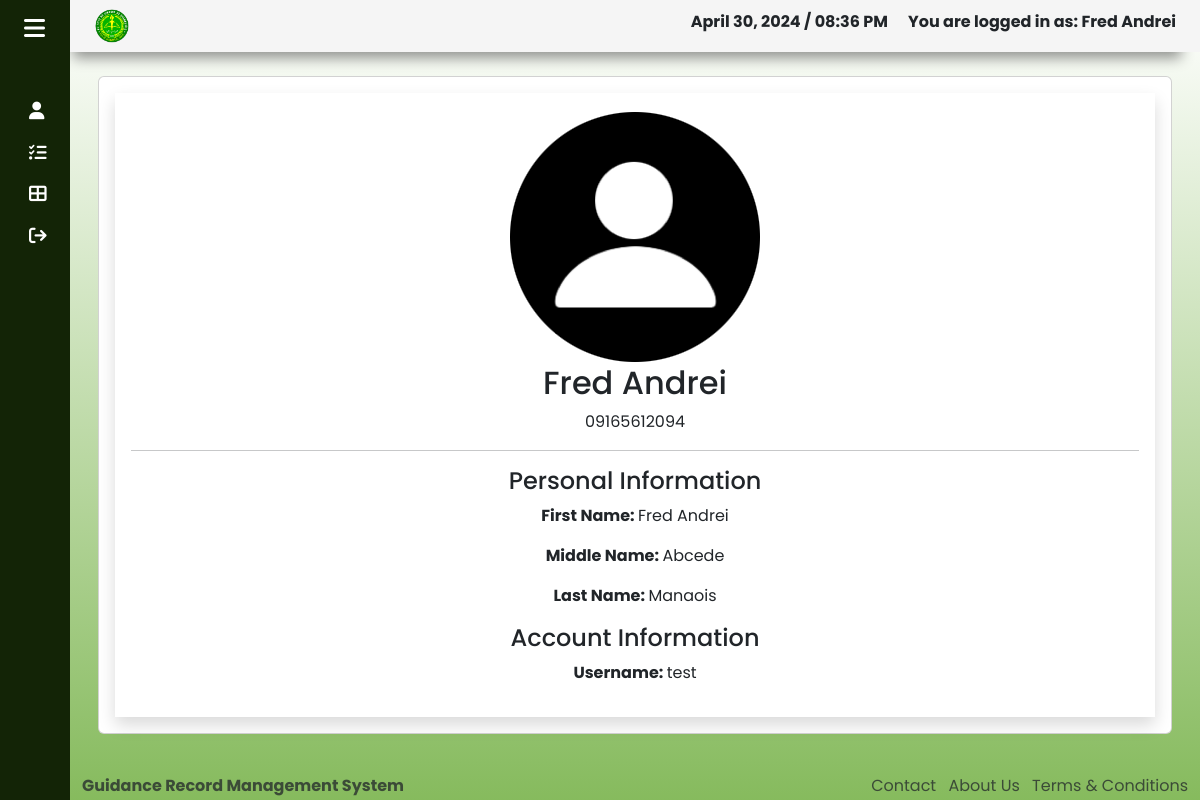
The page /staffProfile.php (signed in) on the database its author committed.
### tables this page shows
CREATE TABLE `staff` (
  `staff_ID` int(11) NOT NULL,
  `staff_firstName` varchar(45) NOT NULL,
  `staff_middleName` varchar(45) NOT NULL,
  `staff_lastName` varchar(45) NOT NULL,
  `staff_contactNum` varchar(12) NOT NULL,
  `username` varchar(45) NOT NULL,
  `password` varchar(255) NOT NULL
);

### staffProfile.php (the view, shortened to what this page needs)
<?php
    include('functions.php');
    $adminQuery = "SELECT * FROM staff";
    $resultQuery = mysqli_query($conn, $adminQuery);
    while ($row = mysqli_fetch_assoc($resultQuery)) {
        $firstName = $row['staff_firstName'];
        $middleName = $row['staff_middleName'];
        $lastName = $row['staff_lastName'];
        $contactNum = $row['staff_contactNum'];
        $username = $row['username'];
?>
<!DOCTYPE html>
<html>
<head>
    <link rel="stylesheet" href="css/bootstrap.min.css">
    <link rel="stylesheet" href="assets/fontawesome/css/all.css">
    <link href="https://cdn.lineicons.com/4.0/lineicons.css" rel="stylesheet">
    <link rel="stylesheet" href="css/home.css">
    <link rel="stylesheet" href="/icons/font-awe/css/all.css">
</head>
<body>
    <div class="wrapper">
        <aside id="sidebar" style="position: fixed; height: 100%;">
            <div class="d-flex">
                <button class="toggle-btn" type="button">
                    <i class="fa-solid fa-bars"></i> </button>
            </div>
            <ul class="sidebar-nav">
                <li class="sidebar-item">
                    <a href="adminprofile.php" class="sidebar-link">
                        <i class="fa-solid fa-user"></i>
                    </a>
                </li>
                <li class="sidebar-item">
                    <a href="admin.php" class="sidebar-link">
                        <i class="fa-solid fa-list-check"></i>
                    </a>
                </li>
                <li class="sidebar-item">
                    <a href="#" class="sidebar-link collapsed has-dropdown" data-bs-toggle="collapse"
                        data-bs-target="#multi" aria-expanded="false" aria-controls="multi">
                        <i class="fa-solid fa-table-cells-large"></i>
                    </a>
                </li>
                <li class="sidebar-item">
                    <a role="button" class="sidebar-link" onclick="confirmLogout()">
                        <i class="fa-solid fa-arrow-right-from-bracket"></i>
                    </a>
                </li>
            </ul>
        </aside>
        <div class="main">
            <nav class="navbar d-flex px-4 py-2" style="background-color: #f5f5f5; box-shadow: -8px 17px 14px -11px rgba(0,0,0,0.42); -webkit-box-shadow: -8px 17px 14px -11px rgba(0,0,0,0.42); -moz-box-shadow: -8px 17px 14px -11px rgba(0,0,0,0.42);">
                <a href="home.php"><img src="images/kld-logo.png" alt="" class="img-fluid" style="max-width: 3vw;"></a>
                <p id="currentTime" class="h6 fw-bold ms-auto" style="margin-right: 20px">Time</p>
                <p class="h6 fw-bold">You are logged in as: <?php echo $_SESSION['userSession'] ?></p>
            </nav>
            <main class="content px-3 py-4">
                <div class="container">
                    <div class="card mb-3 px-3 py-3">
                        <div class="shadow w-350 p-3 text-center">
                            <img src="images/temp-logo.png" class="avatar img-fluid" alt="">
                                <h2 class="text-center"><?php echo $firstName ?></h2>
                                    <p class="text-center"><?php echo $contactNum ?></p>
                                <hr>
                                <div class="personal-information mb-3">
                                    <h4>Personal Information</h4>
                                    <p><strong>First Name: </strong><?php echo $firstName ?></p>
                                    <p><strong>Middle Name: </strong><?php echo $middleName ?></p>
                                    <p><strong>Last Name: </strong><?php echo $lastName ?></p>
                                </div>
                            <div class="account-information">
                                <h4>Account Information</h4>
                                <p><strong>Username: </strong><?php echo $username ?></p>
                            </div>
                        </div>
                    </div>
                </div>
            </main>
            <footer class="footer">
                <div class="container-fluid">
                    <div class="row text-body-secondary">
                        <div class="col-6 text-start ">
                            <a class="text-body-secondary" href=" #">
                                <strong>Guidance Record Management System</strong>
                            </a>
                        </div>
                        <div class="col-6 text-end text-body-secondary d-none d-md-block">
                            <ul class="list-inline mb-0">
                                <li class="list-inline-item">
                                    <a class="text-body-secondary" href="#">Contact</a>
                                </li>
                                <li class="list-inline-item">
                                    <a class="text-body-secondary" href="#">About Us</a>
                                </li>
                                <li class="list-inline-item">
                                    <a class="text-body-secondary" href="#">Terms & Conditions</a>
                                </li>
                            </ul>
                        </div>
                    </div>
                </div>
            </footer>
        </div>
    </div>
    <?php
        }
    ?>
</body>
</html>

### css/home.css (style rules this page uses)
a { text-decoration: none; }
li { list-style: none; }
body { font-family: 'Poppins', sans-serif; }
.wrapper { display: flex; }
.main { margin-left: 70px; display: flex; flex-direction: column; min-height: 100vh; width: 100%; overflow: hidden; transition: all 0.35s ease-in-out; background: rgb(255,255,255); background: linear-gradient(180deg, rgba(255,255,255,1) 0%, rgba(110, 173, 61,1) 120%); min-width: 0; z-index:80; }
#sidebar { position: fixed; height: 100%; width: 70px; min-width: 70px; z-index: 1000; transition: all .25s ease-in-out; background-color:rgb(19, 36, 6); display: flex; flex-direction: column; }
.toggle-btn { background-color: transparent; cursor: pointer; border: 0; padding: 1rem 1.5rem; }
.toggle-btn i { font-size: 1.5rem; color: #FFF; }
.sidebar-nav { padding: 2rem 0; flex: 1 1 auto; }
a.sidebar-link { padding: .625rem 1.625rem; color: #FFF; display: block; font-size: 0.9rem; white-space: nowrap; border-left: 3px solid transparent; }
.sidebar-link i, .dropdown-item i { font-size: 1.1rem; margin-right: .75rem; }
.sidebar-item { position: relative; }
.navbar { background-color: #f5f5f5; box-shadow: 0 0 2rem 0 rgba(33, 37, 41, .1); }

### rows shown on the page
staff: staff_firstName "Fred Andrei", staff_contactNum "09165612094", staff_middleName "Abcede", staff_lastName "Manaois", username "test"
